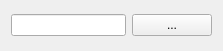
<?xml version="1.0" encoding="UTF-8"?>
<ui version="4.0">
 <class>QBBankSelectorUi</class>
 <widget class="QWidget" name="QBBankSelectorUi">
  <property name="geometry">
   <rect>
    <x>0</x>
    <y>0</y>
    <width>223</width>
    <height>51</height>
   </rect>
  </property>
  <property name="windowTitle">
   <string>Select Bank</string>
  </property>
  <layout class="QHBoxLayout">
   <item>
    <widget class="QLineEdit" name="lineEdit"/>
   </item>
   <item>
    <widget class="QPushButton" name="pushButton">
     <property name="text">
      <string>...</string>
     </property>
    </widget>
   </item>
  </layout>
 </widget>
 <layoutdefault spacing="6" margin="11"/>
 <pixmapfunction>qPixmapFromMimeSource</pixmapfunction>
 <resources/>
 <connections/>
</ui>
